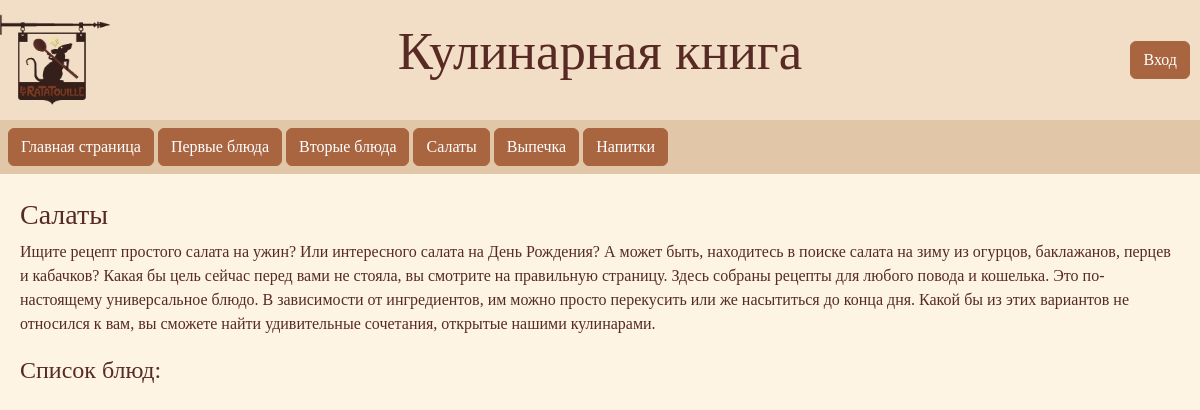
The page /salads on the database as committed earlier.
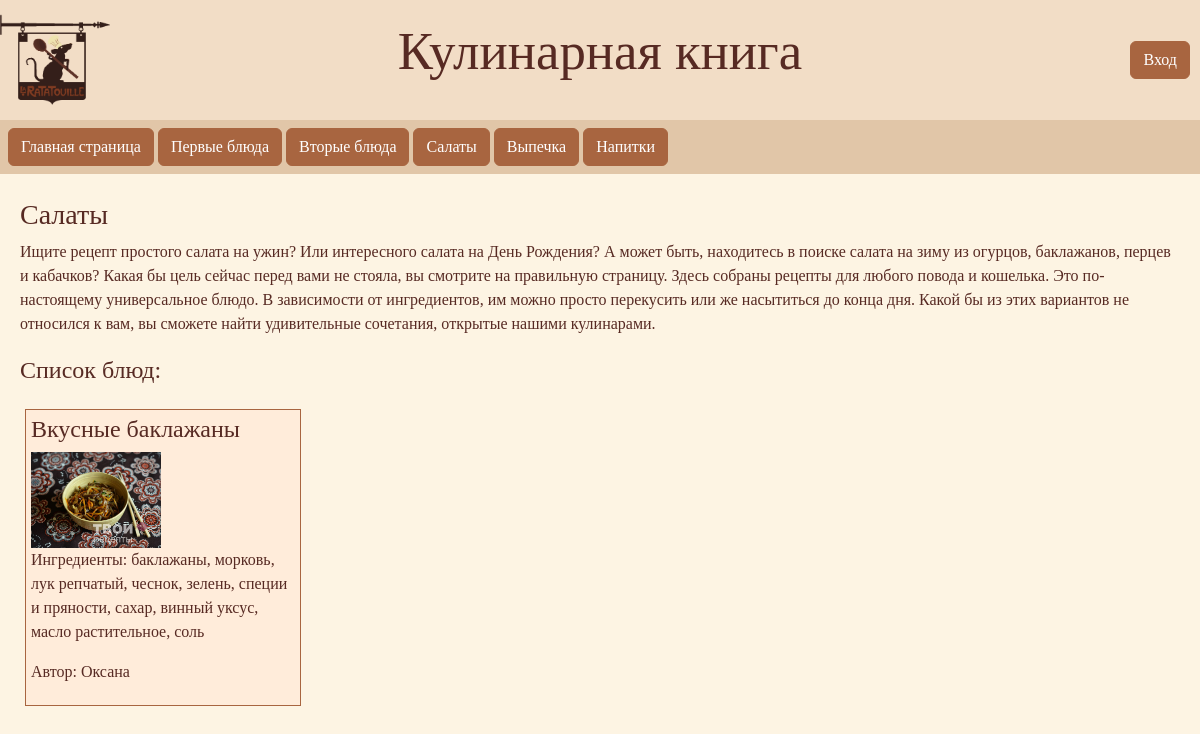
The same page on the database as committed later.
### culinary_guide/models.py (models this page shows)
class Dishes(models.Model):
    title = models.CharField(max_length=200)
    description = models.TextField()
    products = models.TextField()
    recipe = models.TextField()
    image = models.CharField(max_length=200, default='')
    category = models.ForeignKey(Categories, on_delete=models.CASCADE)
    user = models.ForeignKey(User, on_delete=models.CASCADE)

### culinary_guide/views.py (the view)
# urls.py: path('salads', views.salads, name='salads'),
def salads(request):
    dishes = Dishes.objects.filter(category=4)
    return render(request, 'salads.html', {'dishes': dishes})

### culinary_guide/templates/salads.html (shortened to what this page needs)
{% extends "base.html" %}
{% load static %}
{% block content %}
    <div class="el">
        <h3>
            Салаты
        </h3>
        <p>
            Ищите рецепт простого салата на ужин? Или интересного салата на День Рождения? А может быть, находитесь в
            поиске салата на зиму из огурцов, баклажанов, перцев и кабачков?  Какая бы цель сейчас перед вами не стояла,
            вы смотрите на правильную страницу. Здесь собраны рецепты для любого повода и кошелька. Это по-настоящему
            универсальное блюдо. В зависимости от ингредиентов, им можно просто перекусить или же насытиться до конца
            дня. Какой бы из этих вариантов не относился к вам, вы сможете найти удивительные сочетания, открытые нашими
            кулинарами.
        </p>
    </div>
    <div>
        <div class="el">
            <h4>Список блюд:</h4>
        </div>
        <div class="d-flex flex-wrap">
            {% for dish in dishes %}
                <div class="dish">
                    <a href="/dish_info/{{dish.id}}" class="text-decoration-none text-reset">
                        <div>
                            <h4>
                                {{dish.title}}
                            </h4>
                            <img class="image" src={% static dish.image %}>
                            <p>
                                {{dish.description}}
                            </p>
                            <p>
                                Автор: {{dish.user}}
                            </p>
                        </div>
                    </a>
                </div>
            {% endfor %}
        </div>
    </div>
{% endblock %}

Rows that differ between the two databases and show on the page:
added Dishes: title "Вкусные баклажаны", image (picture), description "Ингредиенты: баклажаны, морковь, лук репчатый, чеснок, зелень, специи и пряности, сахар, винный уксус, масло растительное, соль", user "Оксана"
